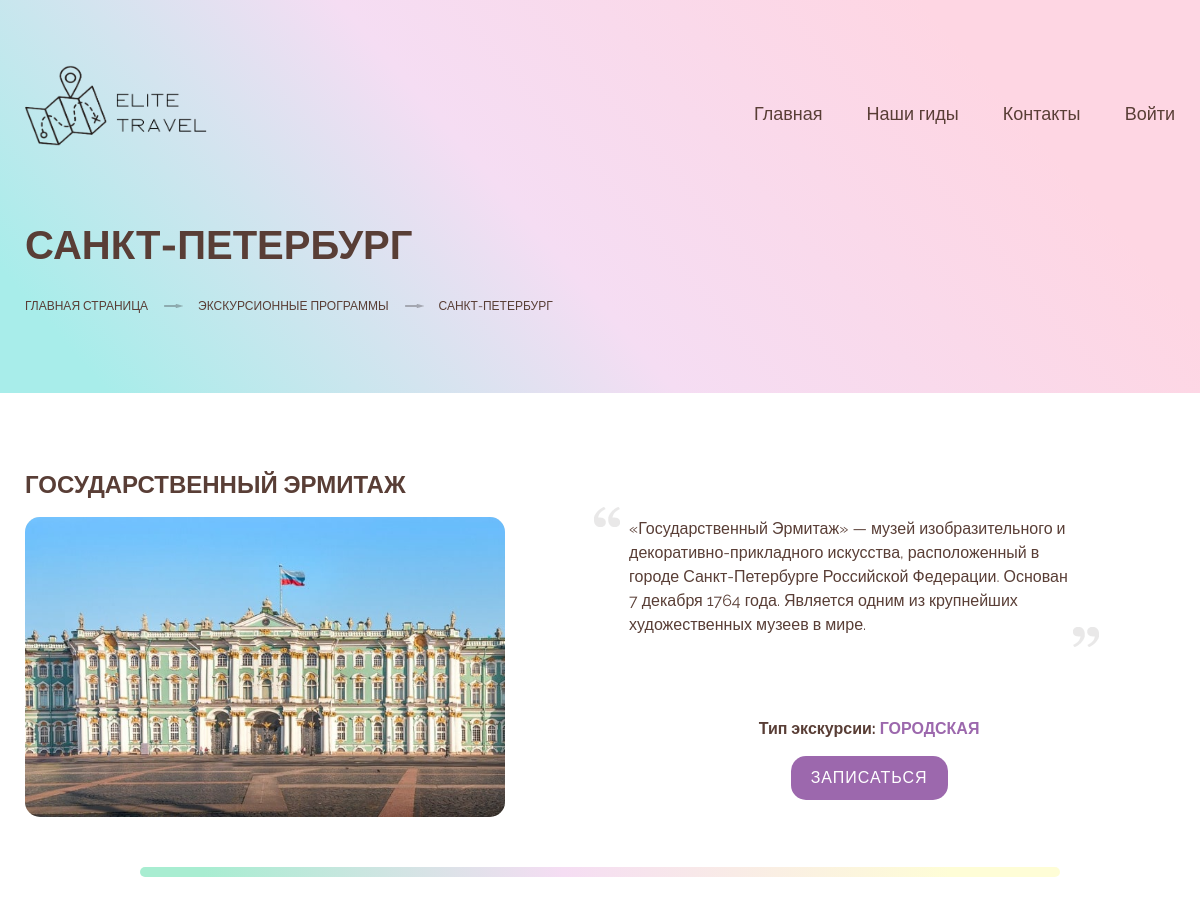
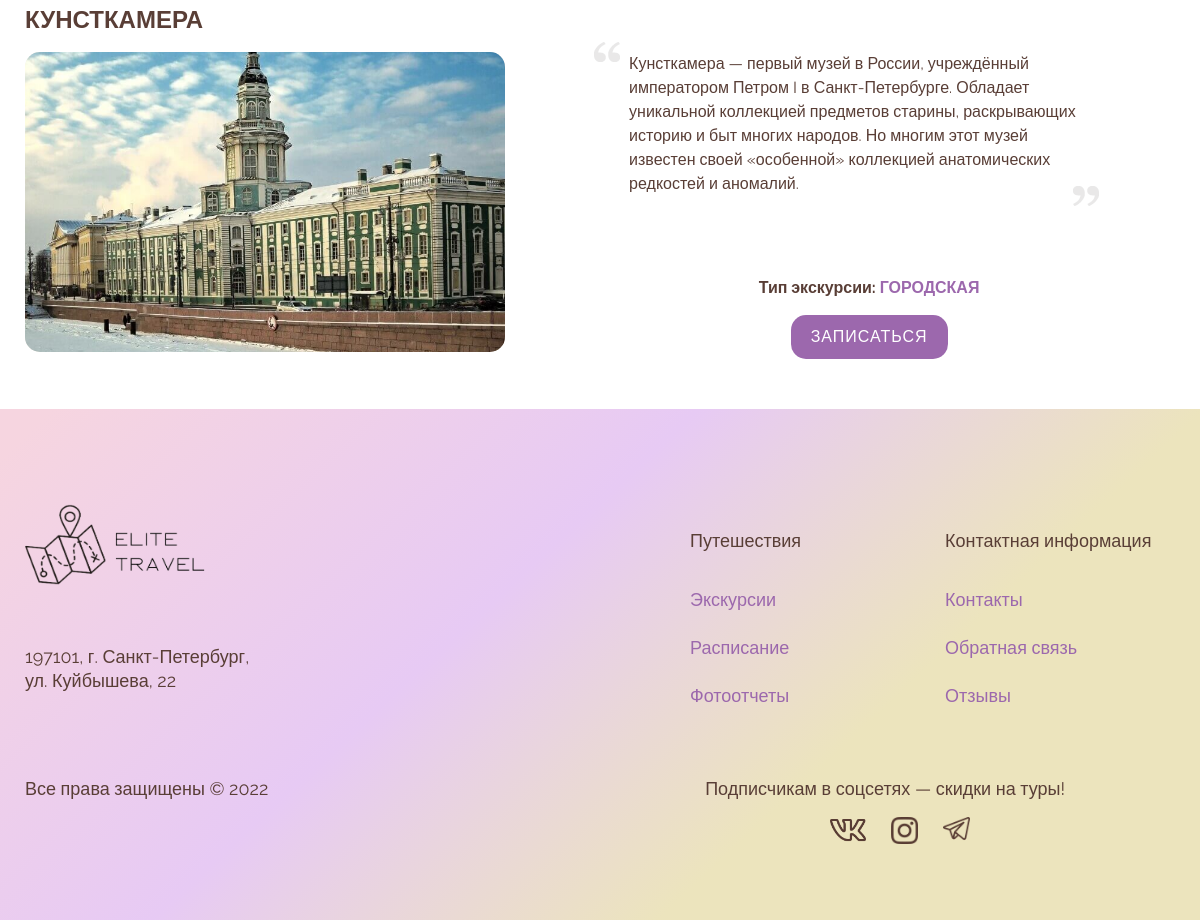
/pages/locations.php?id=2&name=Санкт-Петербург, run on the app's committed database (2 pictures, top to bottom).
### tables this page shows
CREATE TABLE location (
  id int(11) NOT NULL AUTO_INCREMENT,
  name varchar(50) NOT NULL,
  region_id int(11) DEFAULT NULL,
  specialization_id int(11) NOT NULL,
  image varchar(500) NOT NULL,
  description varchar(8000) NOT NULL,
  PRIMARY KEY (id)
);

CREATE TABLE specialization (
  id int(11) NOT NULL AUTO_INCREMENT,
  value varchar(255) NOT NULL,
  PRIMARY KEY (id)
);

### includes/all_locations.php (the view, shortened to what this page needs)
<?php
include 'connectdb.php';
if(isset($_GET['id'])) {
    $region_id = $_GET['id'];
    $region_name = $_GET['name'];
    $result = mysqli_query($connect, "CALL all_location_in_region('$region_id')") or die(mysqli_error($connect));
    while ($row = $result->fetch_assoc())
    {
        $location_id = $row['id'];
        $image = '../' . $row['image'];
        $name = $row['name'];
        $description = $row['description'];
        $specialization = $row['specialization_value'];
        echo "<div class='location-block'>
            <h1>$name</h1>
            <div class='location'>
                <div class='location-preview'>
                    <div class='image'>
                        <img src='$image' alt='$name'>
                    </div>
                </div>
                <div class='location-preview'>
                    <div class='description'>
                        $description
                    </div>
                    <div class='org-block'>
                        <p>Тип экскурсии: <span>$specialization</span></p>
                        <a href='excursion_record.php?location_id=$location_id&location_name=$name&region_id=$region_id&region_name=$region_name'>Записаться</a>
                    </div>
                </div>
            </div>";
            echo "<div class='divide-line'></div>
        </div>";
    }
}

### css/index_style.css (style rules this page uses)
body { min-width: 1000px; margin: 0; padding: 0; font-family: "Raleway", sans-serif; font-size: 16px; line-height: 24px; color: #593e36; }
.region-list a { display: inline-block; text-decoration: none; color: #593e36; }
.region-list .divide-line { left: 0; margin: 50px auto; display: block; width: 80%; height: 10px; background: rgb(168, 237, 209); background: linear-gradient(90deg, rgba(168, 237, 209, 1) 7%, rgba(245, 221, 243, 1) 46%, rgba(254, 253, 214, 1) 88%); border-radius: 5px; }
.location-block { position: relative; width: 100%; }
.location-block:last-child { margin-bottom: 50px; }
.location-block h1 { margin-top: 0; text-transform: uppercase; }
.location-preview { position: relative; display: inline-block; width: 480px; vertical-align: top; }
.location-preview .description { width: 450px; }
.location-preview:not(:last-child) { margin-right: 120px; }
.location-preview .image { position: relative; background-color: #f5efe1; width: 100%; height: 300px; border-radius: 15px; }
.location-preview .image img { width: 100%; height: 100%; border-radius: 15px; object-fit: cover; }
.location-block .description { position: relative; }
.location-preview .description::before, .location-preview .description::after { content: ""; position: absolute; width: 26px; height: 20px; background-repeat: no-repeat; }
.location-preview .description::before { top: -10px; left: -35px; background-image: url("../img/quote-open.png"); }
.location-preview .description::after { right: -20px; bottom: -10px; background-image: url("../img/quote-close.png"); }
.location-preview .org-block { width: 300px; margin: 0 auto; margin-top: 80px; text-align: center; }
.location-preview .org-block > *:not(:last-child) { margin-bottom: 15px; }
.org-block p { font-weight: bolder; }
.org-block p span { color: #9c68ad; text-transform: uppercase; }
.org-block a { display: inline-block; padding: 10px 20px; background-color: #9c68ad; color: #ffffff; text-transform: uppercase; letter-spacing: 1px; border-radius: 15px; transition: all ease 0.2s; }

### data on the page
location: name "ГОСУДАРСТВЕННЫЙ ЭРМИТАЖ", image (picture), description "«Государственный Эрмитаж» — музей изобразительного и декоративно-прикладного искусства, расположенный в городе Санкт-Петербурге Российской Федерации. Основан 7 декабря 1764 года. Является одним из крупнейших художественных музеев в мире.", specialization.value "ГОРОДСКАЯ"
location: name "КУНСТКАМЕРА", image (picture), description "Кунсткамера — первый музей в России, учреждённый императором Петром I в Санкт-Петербурге. Обладает уникальной коллекцией предметов старины, раскрывающих историю и быт многих народов. Но многим этот музей известен своей «особенной» коллекцией анатомических редкостей и аномалий.", specialization.value "ГОРОДСКАЯ"

### other printed values
$name_link "Войти"
$_GET['name'] "САНКТ-ПЕТЕРБУРГ"
